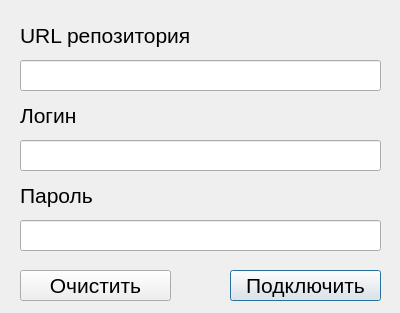
<?xml version="1.0" encoding="UTF-8"?>
<ui version="4.0">
 <class>SVNDialog</class>
 <widget class="QDialog" name="SVNDialog">
  <property name="geometry">
   <rect>
    <x>0</x>
    <y>0</y>
    <width>400</width>
    <height>313</height>
   </rect>
  </property>
  <property name="windowTitle">
   <string>Подключить SVN</string>
  </property>
  <widget class="QLineEdit" name="URLInput">
   <property name="geometry">
    <rect>
     <x>20</x>
     <y>60</y>
     <width>361</width>
     <height>31</height>
    </rect>
   </property>
   <property name="font">
    <font>
     <pointsize>16</pointsize>
    </font>
   </property>
  </widget>
  <widget class="QLabel" name="label">
   <property name="geometry">
    <rect>
     <x>20</x>
     <y>20</y>
     <width>361</width>
     <height>31</height>
    </rect>
   </property>
   <property name="font">
    <font>
     <pointsize>16</pointsize>
    </font>
   </property>
   <property name="text">
    <string>URL репозитория</string>
   </property>
  </widget>
  <widget class="QLabel" name="label_2">
   <property name="geometry">
    <rect>
     <x>20</x>
     <y>100</y>
     <width>361</width>
     <height>31</height>
    </rect>
   </property>
   <property name="font">
    <font>
     <pointsize>16</pointsize>
    </font>
   </property>
   <property name="text">
    <string>Логин</string>
   </property>
  </widget>
  <widget class="QLineEdit" name="LoginInput">
   <property name="geometry">
    <rect>
     <x>20</x>
     <y>140</y>
     <width>361</width>
     <height>31</height>
    </rect>
   </property>
   <property name="font">
    <font>
     <pointsize>16</pointsize>
    </font>
   </property>
  </widget>
  <widget class="QLabel" name="label_3">
   <property name="geometry">
    <rect>
     <x>20</x>
     <y>180</y>
     <width>361</width>
     <height>31</height>
    </rect>
   </property>
   <property name="font">
    <font>
     <pointsize>16</pointsize>
    </font>
   </property>
   <property name="text">
    <string>Пароль</string>
   </property>
  </widget>
  <widget class="QLineEdit" name="PasswordInput">
   <property name="geometry">
    <rect>
     <x>20</x>
     <y>220</y>
     <width>361</width>
     <height>31</height>
    </rect>
   </property>
   <property name="font">
    <font>
     <pointsize>16</pointsize>
    </font>
   </property>
  </widget>
  <widget class="QPushButton" name="ConnectButton">
   <property name="geometry">
    <rect>
     <x>230</x>
     <y>270</y>
     <width>151</width>
     <height>31</height>
    </rect>
   </property>
   <property name="font">
    <font>
     <pointsize>16</pointsize>
    </font>
   </property>
   <property name="text">
    <string>Подключить</string>
   </property>
  </widget>
  <widget class="QPushButton" name="ClearButton">
   <property name="geometry">
    <rect>
     <x>20</x>
     <y>270</y>
     <width>151</width>
     <height>31</height>
    </rect>
   </property>
   <property name="font">
    <font>
     <pointsize>16</pointsize>
    </font>
   </property>
   <property name="text">
    <string>Очистить</string>
   </property>
  </widget>
 </widget>
 <resources/>
 <connections/>
</ui>
